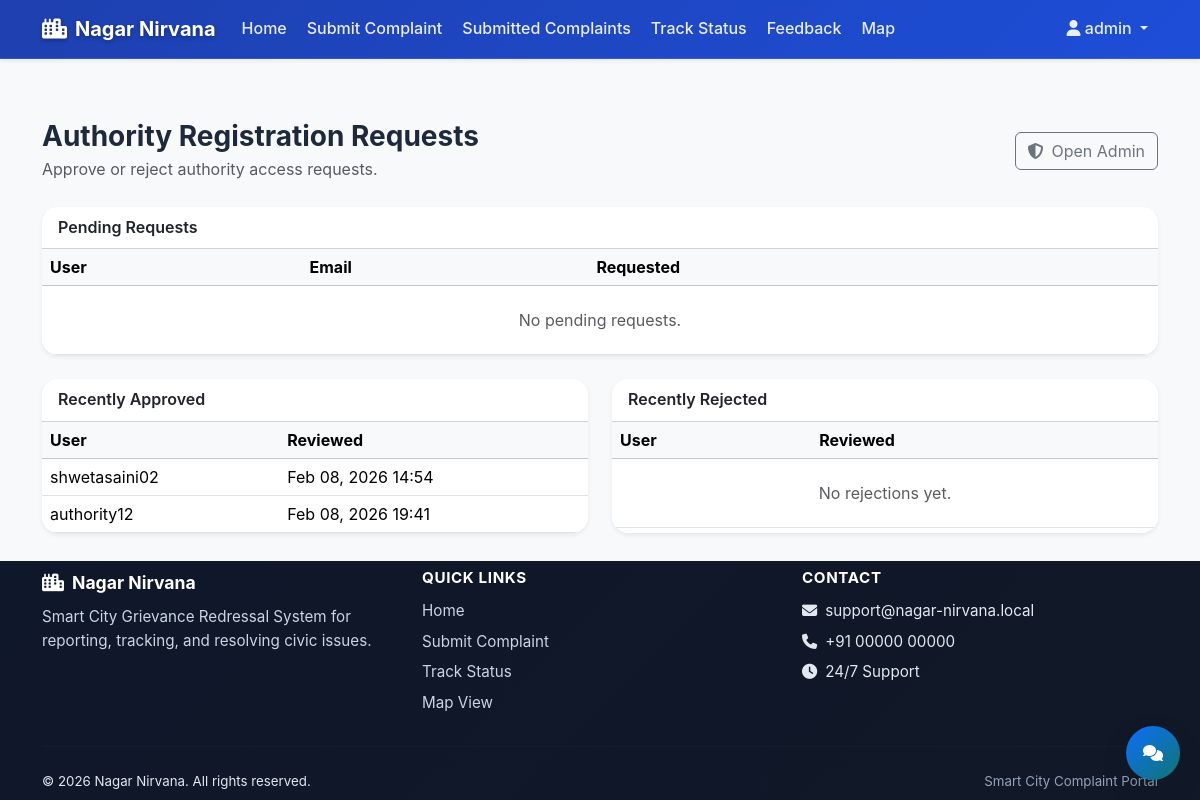
Page /accounts/authority/requests/ (signed in) on the committed database.
### accounts/models.py (models this page shows, shortened)
class User(AbstractUser):
    is_citizen = models.BooleanField(default=True)
    is_authority = models.BooleanField(default=False)
    phone = models.CharField(max_length=15, blank=True)
    address = models.TextField(blank=True)

class AuthorityRegistrationRequest(models.Model):
    STATUS_CHOICES = [
        ("pending", "Pending"),
        ("approved", "Approved"),
        ("rejected", "Rejected"),
    ]
    user = models.OneToOneField(User, on_delete=models.CASCADE, related_name="authority_request")
    status = models.CharField(max_length=20, choices=STATUS_CHOICES, default="pending")
    requested_at = models.DateTimeField(default=timezone.now)
    reviewed_at = models.DateTimeField(null=True, blank=True)
    reviewed_by = models.ForeignKey(
        User,
        on_delete=models.SET_NULL,
        null=True,
        blank=True,
        related_name="authority_reviews",
    )
    note = models.TextField(blank=True)

### accounts/views.py (the view)
# urls.py: path('authority/requests/', views.authority_requests, name='authority_requests'),
@login_required
def authority_requests(request):
    if not request.user.is_staff:
        messages.error(request, "Unauthorized access")
        return redirect('accounts:home')
    pending_requests = AuthorityRegistrationRequest.objects.filter(status="pending").select_related("user")
    approved_requests = AuthorityRegistrationRequest.objects.filter(status="approved").select_related("user")[:10]
    rejected_requests = AuthorityRegistrationRequest.objects.filter(status="rejected").select_related("user")[:10]
    return render(request, 'accounts/authority_requests.html', {
        "pending_requests": pending_requests,
        "approved_requests": approved_requests,
        "rejected_requests": rejected_requests,
    })

### accounts/templates/accounts/authority_requests.html (shortened to what this page needs)
{% extends 'base.html' %}
{% block content %}
<div class="container py-4">
    <div class="d-flex flex-column flex-lg-row justify-content-between align-items-start align-items-lg-center gap-2 mb-4">
        <div>
            <h3 class="fw-bold mb-1">Authority Registration Requests</h3>
            <p class="text-muted mb-0">Approve or reject authority access requests.</p>
        </div>
        <a href="{% url 'admin:index' %}" class="btn btn-outline-secondary">
            <i class="fas fa-shield-alt me-2"></i>Open Admin
        </a>
    </div>
    <div class="card border-0 shadow-sm mb-4">
        <div class="card-header bg-white fw-semibold">
            Pending Requests
        </div>
        <div class="table-responsive">
            <table class="table align-middle mb-0">
                <thead class="table-light">
                    <tr>
                        <th>User</th>
                        <th>Email</th>
                        <th>Requested</th>
                        <th></th>
                    </tr>
                </thead>
                <tbody>
                    {% for req in pending_requests %}
                    <tr>
                        <td>{{ req.user.username }}</td>
                        <td>{{ req.user.email|default:"-" }}</td>
                        <td>{{ req.requested_at|date:"M d, Y H:i" }}</td>
                        <td class="text-end">
                            <form method="post" action="{% url 'accounts:approve_authority_request' req.id %}" class="d-inline">
                                {% csrf_token %}
                                <button type="submit" class="btn btn-sm btn-success">
                                    <i class="fas fa-check me-1"></i>Approve
                                </button>
                            </form>
                            <form method="post" action="{% url 'accounts:reject_authority_request' req.id %}" class="d-inline">
                                {% csrf_token %}
                                <button type="submit" class="btn btn-sm btn-outline-danger">
                                    <i class="fas fa-times me-1"></i>Reject
                                </button>
                            </form>
                        </td>
                    </tr>
                    {% empty %}
                    <tr>
                        <td colspan="4" class="text-center text-muted py-4">No pending requests.</td>
                    </tr>
                    {% endfor %}
                </tbody>
            </table>
        </div>
    </div>
    <div class="row g-4">
        <div class="col-lg-6">
            <div class="card border-0 shadow-sm h-100">
                <div class="card-header bg-white fw-semibold">Recently Approved</div>
                <div class="table-responsive">
                    <table class="table align-middle mb-0">
                        <thead class="table-light">
                            <tr>
                                <th>User</th>
                                <th>Reviewed</th>
                            </tr>
                        </thead>
                        <tbody>
                            {% for req in approved_requests %}
                            <tr>
                                <td>{{ req.user.username }}</td>
                                <td>{{ req.reviewed_at|date:"M d, Y H:i" }}</td>
                            </tr>
                            {% empty %}
                            <tr>
                                <td colspan="2" class="text-center text-muted py-4">No approvals yet.</td>
                            </tr>
                            {% endfor %}
                        </tbody>
                    </table>
                </div>
            </div>
        </div>
        <div class="col-lg-6">
            <div class="card border-0 shadow-sm h-100">
                <div class="card-header bg-white fw-semibold">Recently Rejected</div>
                <div class="table-responsive">
                    <table class="table align-middle mb-0">
                        <thead class="table-light">
                            <tr>
                                <th>User</th>
                                <th>Reviewed</th>
                            </tr>
                        </thead>
                        <tbody>
                            {% for req in rejected_requests %}
                            <tr>
                                <td>{{ req.user.username }}</td>
                                <td>{{ req.reviewed_at|date:"M d, Y H:i" }}</td>
                            </tr>
                            {% empty %}
                            <tr>
                                <td colspan="2" class="text-center text-muted py-4">No rejections yet.</td>
                            </tr>
                            {% endfor %}
                        </tbody>
                    </table>
                </div>
            </div>
        </div>
    </div>
</div>
{% endblock %}

### templates/base.html (shortened to what this page needs)
﻿{% load static %}
<!DOCTYPE html>
<html lang="en" data-theme="light">
<head>
    <link href="https://cdn.jsdelivr.net/npm/bootstrap@5.3.2/dist/css/bootstrap.min.css" rel="stylesheet">
    <link href="https://cdnjs.cloudflare.com/ajax/libs/font-awesome/6.5.1/css/all.min.css" rel="stylesheet">
    <link rel="stylesheet" href="{% static 'css/style.css' %}?v={% now 'U' %}">
</head>
<body class="bg-light d-flex flex-column min-vh-100">
<nav class="navbar navbar-expand-lg navbar-light bg-white shadow-sm fixed-top">
    <div class="container">
        <a class="navbar-brand fw-bold text-primary" href="{% url 'accounts:home' %}">
            <i class="fas fa-city me-2"></i>Nagar Nirvana
        </a>
        <div class="collapse navbar-collapse" id="navMain">
            <ul class="navbar-nav me-auto">
                <li class="nav-item">
                    <a class="nav-link {% if request.resolver_match.url_name == 'home' %}active{% endif %}"
                       href="{% url 'accounts:home' %}">Home</a>
                </li>
                {% if user.is_authenticated and user.is_citizen %}
                <li class="nav-item">
                    <a class="nav-link" href="{% url 'complaints:submit_complaint' %}">
                        Submit Complaint
                    </a>
                </li>
                <li class="nav-item">
                    <a class="nav-link" href="{% url 'complaints:submitted_complaints' %}">
                        Submitted Complaints
                    </a>
                </li>
                <li class="nav-item">
                    <a class="nav-link" href="{% url 'complaints:track_status' %}">
                        Track Status
                    </a>
                </li>
                <li class="nav-item">
                    <a class="nav-link" href="{% url 'complaints:feedback_center' %}">
                        Feedback
                    </a>
                </li>
                <li class="nav-item">
                    <a class="nav-link" href="{% url 'complaints:complaint_map' %}">
                        Map
                    </a>
                </li>
                {% endif %}
            </ul>
            <ul class="navbar-nav ms-auto">
                {% if user.is_authenticated %}
                    <li class="nav-item dropdown">
                        <a class="nav-link dropdown-toggle" href="#" role="button" data-bs-toggle="dropdown" aria-expanded="false">
                            <i class="fas fa-user"></i> {{ user.username }}
                        </a>
                    </li>
                {% else %}
                    <li class="nav-item"><a class="nav-link" href="{% url 'accounts:login' %}">Login</a></li>
                    <li class="nav-item">
                        <a class="btn btn-primary ms-2" href="{% url 'accounts:register' %}">Register</a>
                    </li>
                {% endif %}
            </ul>
        </div>
    </div>
</nav>
{% block content %}{% endblock %}
{% if user.is_authenticated and user.is_citizen %}
<a href="{% url 'dashboard:chatbot' %}" class="chatbot-fab" aria-label="Open Chatbot">
    <i class="fa-solid fa-comments"></i>
</a>
{% endif %}
<footer class="site-footer mt-auto">
    <div class="container py-2">
        <div class="row g-4">
            <div class="col-md-4">
                <div class="footer-brand d-flex align-items-center mb-2">
                    <i class="fas fa-city me-2"></i>
                    <span class="fw-bold">Nagar Nirvana</span>
                </div>
                <p class="footer-text mb-0">
                    Smart City Grievance Redressal System for reporting, tracking, and resolving civic issues.
                </p>
            </div>
            <div class="col-md-4">
                <h6 class="footer-title">Quick Links</h6>
                <ul class="footer-links list-unstyled mb-0">
                    <li><a href="{% url 'accounts:home' %}">Home</a></li>
                    {% if user.is_authenticated and user.is_citizen %}
                        <li><a href="{% url 'complaints:submit_complaint' %}">Submit Complaint</a></li>
                        <li><a href="{% url 'complaints:track_status' %}">Track Status</a></li>
                        <li><a href="{% url 'complaints:complaint_map' %}">Map View</a></li>
                    {% endif %}
                </ul>
            </div>
            <div class="col-md-4">
                <h6 class="footer-title">Contact</h6>
                <ul class="footer-links list-unstyled mb-0">
                    <li><i class="fas fa-envelope me-2"></i>support@nagar-nirvana.local</li>
                    <li><i class="fas fa-phone me-2"></i>+91 00000 00000</li>
                    <li><i class="fas fa-clock me-2"></i>24/7 Support</li>
                </ul>
            </div>
        </div>
        <hr class="footer-divider my-4">
        <div class="d-flex flex-column flex-md-row justify-content-between align-items-center gap-2">
            <small>© {% now "Y" %} Nagar Nirvana. All rights reserved.</small>
            <small class="footer-muted">Smart City Complaint Portal</small>
        </div>
    </div>
</footer>
</body>
</html>

### static/css/style.css (style rules this page uses)
:root { --primary-blue: #1e40af; --primary-teal: #0f766e; --secondary-green: #059669; --accent-gold: #fbbf24; --accent-orange: #ea580c; --accent-purple: #7c3aed; --light-bg: #f8fafc; --dark-bg: #1e293b; --navy-bg: #1e3a8a; --text-primary: #1e293b; --text-secondary: #64748b; --text-light: #94a3b8; --border-light: #e2e8f0; --shadow-light: rgba(0, 0, 0, 0.1); --shadow-medium: rgba(0, 0, 0, 0.15); }
html, body { margin: 0; padding: 0; }
body { font-family: 'Segoe UI', Tahoma, Geneva, Verdana, sans-serif; background-color: #f8f9fa; color: #1e293b; line-height: 1.6; padding-top: 70px; }
.navbar { background: linear-gradient(135deg, #1e40af 0%, #1d4ed8 100%) !important; box-shadow: 0 4px 6px -1px rgba(0, 0, 0, 0.1); backdrop-filter: blur(10px); border-bottom: 1px solid rgba(255, 255, 255, 0.1); margin-top: 0 !important; padding: 0.5rem; top: 0; z-index: 1030; }
.navbar .container { padding-top: 0; padding-bottom: 0; }
.navbar-brand { font-weight: 700 !important; font-size: 1.25rem !important; color: #ffffff !important; transition: all 0.3s ease; text-shadow: 0 2px 4px rgba(0, 0, 0, 0.3); }
.nav-link { font-weight: 500; color: rgba(255, 255, 255, 0.9) !important; transition: all 0.3s ease; border-radius: 8px; margin: 0 2px; position: relative; }
.card { border: none; border-radius: 16px; box-shadow: 0 8px 25px rgba(0, 0, 0, 0.1); animation: fadeInUp 0.6s ease-out; background-color: #ffffff; transition: all 0.3s ease; overflow: hidden; border-top: 4px solid #0d6efd; }
footer { margin-top: auto; background-color: #1e293b; color: #cbd5e1; }
:root { --primary-blue: #3b82f6; --primary-teal: #06b6d4; --accent-green: #10b981; --accent-purple: #8b5cf6; --text-dark: #111827; --text-muted: #6b7280; --bg-white: #ffffff; --bg-light: #f9fafb; --border-light: #e5e7eb; --shadow-sm: 0 1px 2px 0 rgba(0, 0, 0, 0.05); --shadow-md: 0 4px 6px -1px rgba(0, 0, 0, 0.1), 0 2px 4px -1px rgba(0, 0, 0, 0.06); --shadow-lg: 0 10px 15px -3px rgba(0, 0, 0, 0.1), 0 4px 6px -2px rgba(0, 0, 0, 0.05); --border-radius: 20px; }
body { background-color: #f8f9fa; font-family: 'Inter', sans-serif; }
.chatbot-fab { position: fixed; right: 20px; bottom: 20px; width: 54px; height: 54px; border-radius: 50%; background: linear-gradient(135deg, #0d6efd 0%, #0f766e 100%); color: #ffffff; display: flex; align-items: center; justify-content: center; box-shadow: 0 10px 24px rgba(15, 23, 42, 0.2); z-index: 2000; text-decoration: none; }
.site-footer { background: linear-gradient(135deg, #0f172a 0%, #111827 100%); color: #e2e8f0; font-size: 0.95rem; }
.site-footer .footer-brand { font-size: 1.1rem; color: #ffffff; }
.site-footer .footer-text { color: #cbd5e1; }
.site-footer .footer-title { color: #ffffff; font-weight: 700; margin-bottom: 0.75rem; font-size: 0.95rem; text-transform: uppercase; letter-spacing: 0.04em; }
.site-footer .footer-links li { margin-bottom: 0.4rem; }
.site-footer .footer-links a { color: #cbd5e1; text-decoration: none; }
.site-footer .footer-divider { border-color: rgba(255, 255, 255, 0.08); }
.site-footer .footer-muted { color: #94a3b8; }

### rows in the picture
User: username "admin"
AuthorityRegistrationRequest: user.username "shwetasaini02", reviewed_at "Feb 08, 2026 14:54"
AuthorityRegistrationRequest: user.username "authority12", reviewed_at "Feb 08, 2026 19:41"
